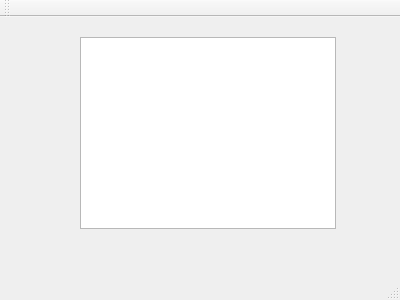
<?xml version="1.0" encoding="UTF-8"?>
<ui version="4.0">
 <class>MainWindow</class>
 <widget class="QMainWindow" name="MainWindow">
  <property name="geometry">
   <rect>
    <x>0</x>
    <y>0</y>
    <width>400</width>
    <height>300</height>
   </rect>
  </property>
  <property name="windowTitle">
   <string>MainWindow</string>
  </property>
  <widget class="QWidget" name="centralWidget">
   <widget class="QListWidget" name="listWidget">
    <property name="geometry">
     <rect>
      <x>80</x>
      <y>20</y>
      <width>256</width>
      <height>192</height>
     </rect>
    </property>
   </widget>
  </widget>
  <widget class="QMenuBar" name="menuBar">
   <property name="geometry">
    <rect>
     <x>0</x>
     <y>0</y>
     <width>400</width>
     <height>22</height>
    </rect>
   </property>
  </widget>
  <widget class="QToolBar" name="mainToolBar">
   <attribute name="toolBarArea">
    <enum>TopToolBarArea</enum>
   </attribute>
   <attribute name="toolBarBreak">
    <bool>false</bool>
   </attribute>
  </widget>
  <widget class="QStatusBar" name="statusBar"/>
 </widget>
 <layoutdefault spacing="6" margin="11"/>
 <resources/>
 <connections/>
</ui>
